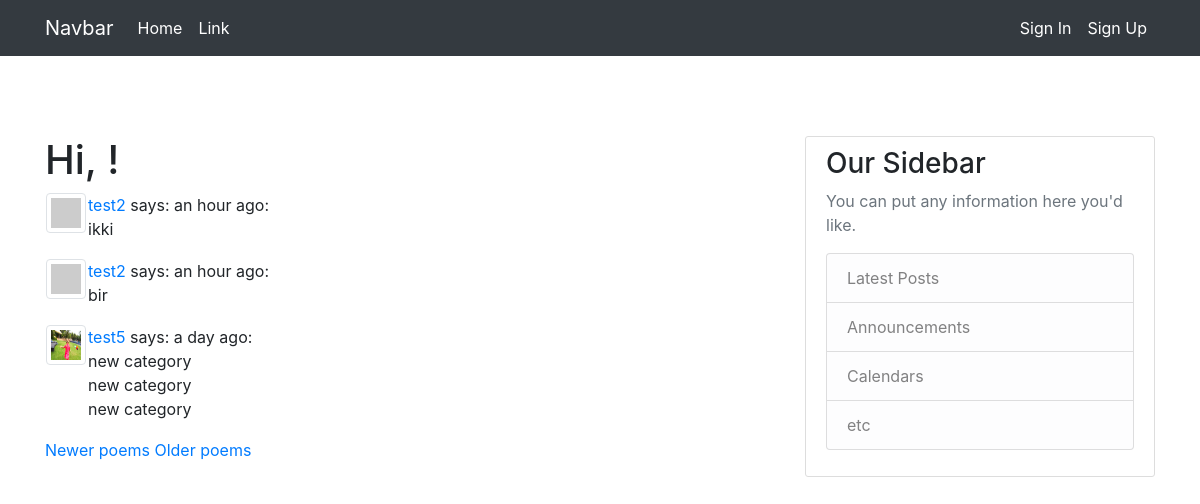
The app's page /index?page=2 with its own data.
### app/models.py (models this page shows, shortened)
class SearchableMixin(object):
    @classmethod
    def search(cls, expression, page, per_page):
        ids, total = query_index(cls.__tablename__, expression, page, per_page)
        if total == 0:
            return cls.query.filter_by(id=0), 0
        when = []
        for i in range(len(ids)):
            when.append((ids[i], i))
        return cls.query.filter(cls.id.in_(ids)).order_by(
            db.case(when, value=cls.id)), total

class Poem(SearchableMixin, db.Model):
    __searchable__ = ["body",]
    id = db.Column(db.Integer, primary_key=True)
    body = db.Column(db.String(140))
    created_at = db.Column(db.DateTime, index=True, default=datetime.utcnow)
    user_id = db.Column(db.Integer, db.ForeignKey('user.id'))
    category_id = db.Column(db.Integer, db.ForeignKey("category.id"))

class User(UserMixin, db.Model):
    id = db.Column(db.Integer, primary_key=True)
    username = db.Column(db.String(64), index=True, unique=True)
    email = db.Column(db.String(120), index=True, unique=True)
    image_file = db.Column(db.String(120), nullable=True)
    password_hash = db.Column(db.String(128))
    about_me = db.Column(db.String(140))
    last_seen = db.Column(db.DateTime, default=datetime.utcnow)
    poems = db.relationship('Poem', backref='author', lazy='dynamic')
    followed = db.relationship(
        'User', secondary=followers,
        primaryjoin=(followers.c.follower_id == id),
        secondaryjoin=(followers.c.followed_id == id),
        backref=db.backref('followers', lazy='dynamic'), lazy='dynamic')
    def avatar(self, size):
        digest = md5(self.email.lower().encode('utf-8')).hexdigest()
        return 'https://www.gravatar.com/avatar/{}?d=identicon&s={}'.format(
            digest, size)

### app/main/routes.py (the view)
@bp.route('/')
@bp.route('/index')
def index():
    form = SearchForm()
    page = request.args.get('page', 1, type=int)
    poems = Poem.query.order_by(Poem.created_at.desc()).paginate(page, current_app.config["POEMS_PER_PAGE"], False)
    next_url = url_for('main.index', page=poems.next_num) \
        if poems.has_next else None
    prev_url = url_for('main.index', page=poems.prev_num) \
        if poems.has_prev else None
    return render_template('main/index.html', poems=poems.items, next_url=next_url,
                           prev_url=prev_url, form=form)

### app/main/routes.py (called while the page is built)
@bp.before_request
def before_request():
    g.search_form = SearchForm()
    if current_user.is_authenticated:
        current_user.last_seen = datetime.utcnow()
        db.session.commit()

### app/templates/main/index.html
{% extends "base.html" %}
{% block content %}
    <div class="row">
        <div class="col">
            <h1>Hi, {{ current_user.username }}!</h1>
            {% for poem in poems %}
                {% include "partials/poem.html" %}
            {% endfor %}
            {% if prev_url %}
            <a href="{{ prev_url }}">Newer poems</a>
            {% endif %}
            {% if next_url %}
            <a href="{{ next_url }}">Older poems</a>
            {% endif %}
        </div>
    </div>
{% endblock %}

### app/templates/partials/poem.html
<table>
    <tr valign="top">
        <td>
            {% if poem.author.image_file %}
                <img src="{{ url_for('static', filename='profile_pics/' + poem.author.image_file)  }}"class="img-thumbnail" style="width: 40px; height: 40px;">
            {% else %}
            <img src="{{ poem.author.avatar(46) }}"class="img-thumbnail" style="width: 40px; height: 40px;">
            {% endif %}
        </td>
        <td>
            <a href="{{ url_for('users.user', username=poem.author.username) }}">
                {{ poem.author.username }}
            </a>
            says: {{ moment(poem.created_at).fromNow() }}:
            <p class="article-content"> {{ poem.body }} </p>
        </td>
    </tr>
</table>

### app/static/main.css (style rules this page uses)
.article-content { white-space: pre-line; }

### records on screen
Poem: author.username "test2", created_at "an hour ago", body "ikki"
Poem: author.username "test2", created_at "an hour ago", body "bir"
Poem: image_file (picture), author.username "test5", created_at "a day ago", body "new category new category new category"
